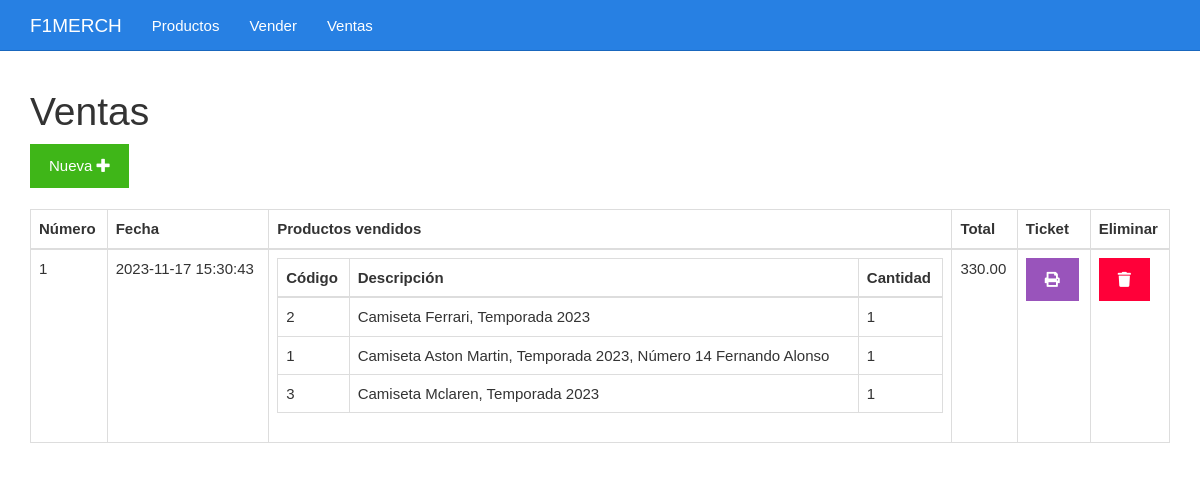
Page /ventas.php on the committed database.
### tables this page shows
CREATE TABLE `ventas` (
  `id` bigint(20) UNSIGNED NOT NULL,
  `fecha` datetime NOT NULL,
  `total` decimal(7,2) DEFAULT NULL
);

### ventas.php (the view)
<?php include_once "encabezado.php" ?>
<?php
include_once "base_de_datos.php";
$sentencia = $base_de_datos->query("SELECT ventas.total, ventas.fecha, ventas.id, GROUP_CONCAT(	producto.id_producto, '..',  producto.descripcion, '..', productos_vendidos.cantidad SEPARATOR '__') AS productos FROM ventas INNER JOIN productos_vendidos ON productos_vendidos.id_venta = ventas.id INNER JOIN producto ON producto.id_producto = productos_vendidos.id_producto GROUP BY ventas.id ORDER BY ventas.id;");
$ventas = $sentencia->fetchAll(PDO::FETCH_OBJ);
?>
	<div class="col-xs-12">
		<h1>Ventas</h1>
		<div>
			<a class="btn btn-success" href="./vender.php">Nueva <i class="fa fa-plus"></i></a>
		</div>
		<br>
		<table class="table table-bordered">
			<thead>
				<tr>
					<th>Número</th>
					<th>Fecha</th>
					<th>Productos vendidos</th>
					<th>Total</th>
					<th>Ticket</th>
					<th>Eliminar</th>
				</tr>
			</thead>
			<tbody>
				<?php foreach($ventas as $venta){ ?>
				<tr>
					<td><?php echo $venta->id ?></td>
					<td><?php echo $venta->fecha ?></td>
					<td>
						<table class="table table-bordered">
							<thead>
								<tr>
									<th>Código</th>
									<th>Descripción</th>
									<th>Cantidad</th>
								</tr>
							</thead>
							<tbody>
								<?php foreach(explode("__", $venta->productos) as $productosConcatenados){
								$producto = explode("..", $productosConcatenados)
								?>
								<tr>
									<td><?php echo $producto[0] ?></td>
									<td><?php echo $producto[1] ?></td>
									<td><?php echo $producto[2] ?></td>
								</tr>
								<?php } ?>
							</tbody>
						</table>
					</td>
					<td><?php echo $venta->total ?></td>
					<td><a class="btn btn-info" href="<?php echo "imprimirTicket.php?id=" . $venta->id?>"><i class="fa fa-print"></i></a></td>
					<td><a class="btn btn-danger" href="<?php echo "eliminarVenta.php?id=" . $venta->id?>"><i class="fa fa-trash"></i></a></td>
				</tr>
				<?php } ?>
			</tbody>
		</table>
	</div>
<?php include_once "pie.php" ?>

### css/estilo.css (style rules this page uses)
body { padding-top: 70px; }

### rows in the picture
ventas: id "1", fecha "2023-11-17 15:30:43", producto "2", producto "Camiseta Ferrari, Temporada 2023", producto "1", producto "Camiseta Aston Martin, Temporada 2023, Número 14 Fernando Alonso", producto "3", producto "Camiseta Mclaren, Temporada 2023", total "330.00"
